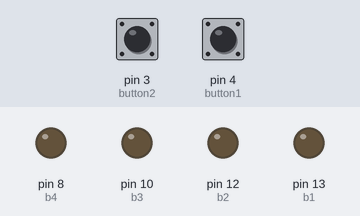
The sketch below on a simulated Arduino Uno, built with avr-gcc and run on an emulated ATmega328P. Shown: output pins drawn as LEDs (lit = HIGH). Inputs (shaded band) come from the test bench; at power-on: pin 4 (button1) LOW, pin 3 (button2) LOW. What the sketch prints to the serial monitor is not drawn.

Above: at 1.2 s.
1.3 s: pin 4 (button1) pulled HIGH for 0.15 s
At 3.0 s:
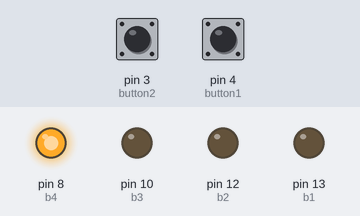
3.3 s: pin 4 (button1) pulled HIGH for 1 s
At 5.0 s:
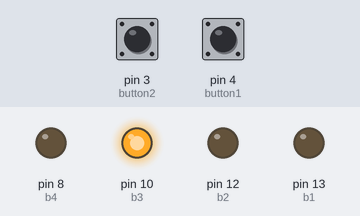
5.8 s: pin 4 (button1) pulled HIGH for 0.15 s
At 7.5 s:
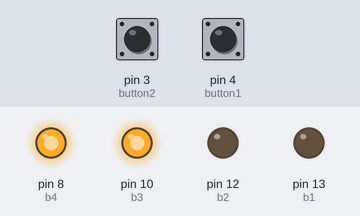
7.8 s: pin 4 (button1) pulled HIGH for 3.2 s
At 11.3 s:
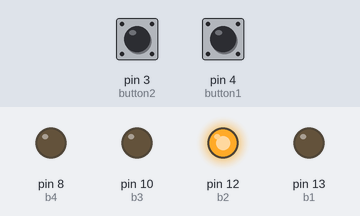
12.5 s: pin 4 (button1) pulled HIGH for 0.15 s
At 14.0 s:
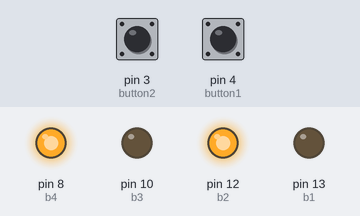
14.5 s: pin 4 (button1) pulled HIGH for 1 s
At 15.9 s:
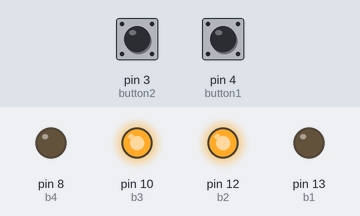
Timing chart, 0 to 17.5 s (numbered marks = the images above; inputs shaded):
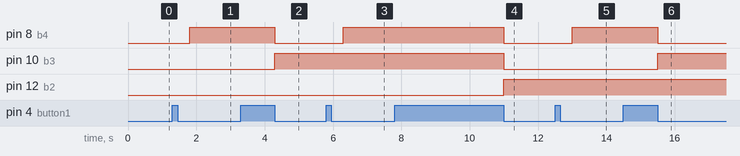

Measured:
- after the input at 1.3 s, pin 8 (b4): LOW → HIGH after 0.50 s
- after the input at 3.3 s, pin 8 (b4): HIGH → LOW after 1.0 s; pin 10 (b3): LOW → HIGH after 1.0 s
- after the input at 5.8 s, pin 8 (b4): LOW → HIGH after 0.50 s
- after the input at 7.8 s, pin 8 (b4), pin 10 (b3): HIGH → LOW after 3.2 s; pin 12 (b2): LOW → HIGH after 3.2 s
- after the input at 12.5 s, pin 8 (b4): LOW → HIGH after 0.50 s
- after the input at 14.5 s, pin 8 (b4): HIGH → LOW after 1.0 s; pin 10 (b3): LOW → HIGH after 1.0 s

The sketch:

Lab2_InputOutput.ino
```cpp
// 1- Harshnandan Dasika - 652855943
// 2- Lab 2 - Input and Output
// 3- Description - When a push-button switch is pressed, the Arduino will read the input and light up the lights accordingly, based on the binary number.
// 4- Assumptions - No assumptions
// 5- References - Only used the 3 links given in the prelab of the assignment.
// 6- Demo - In-person demonstration - 09/26/2022, 3:12pm, TA: Neel Parikh


const int b1 =  13;
const int b2 =  12;
const int b3 =  10;
const int b4 =  8;

const int button1 = 4;
const int button2 = 3;

int pressbutton = 0;
int value = 0;
int press1 = 0;
int press2 = 0;

void setup() {
  // put your setup code here, to run once:
  pinMode(b1, OUTPUT);
  pinMode(b2, OUTPUT);
  pinMode(b3, OUTPUT);
  pinMode(b4, OUTPUT);
  Serial.begin(9600);
  pinMode(button1, INPUT);
  pinMode(button2, INPUT);
}

void loop() {
  // put your main code here, to run repeatedly:

  press1 = digitalRead(button1);
  press2 = digitalRead(button2);
  if (press1 == HIGH){
    pressbutton += 1;
    if (pressbutton > 15){
      pressbutton = 15;
    }
    delay(500);
    while (digitalRead(button1) == HIGH) {

    }
    Serial.print(pressbutton);


  }

  if (press2 == HIGH){
    pressbutton -= 1;
    if (pressbutton < 0){
      pressbutton = 0;
    }
    delay(500);
    while (digitalRead(button2) == HIGH) {

    }
    Serial.print(pressbutton);


  }

  value = pressbutton;
  if (value >= 8) {
    value -= 8;
    digitalWrite(b1, HIGH);
  }
  else {
    digitalWrite(b1, LOW);
  }

  if (value >= 4){
    value -= 4;
    digitalWrite(b2, HIGH);
  }
  else {
    digitalWrite(b2, LOW);
  }

  if (value >= 2){
    value -= 2;
    digitalWrite(b3, HIGH);
  }
  else {
    digitalWrite(b3, LOW);
  }

  if (value >= 1){
    digitalWrite(b4, HIGH);
  }
  else {
    digitalWrite(b4, LOW);
  }
}
```
